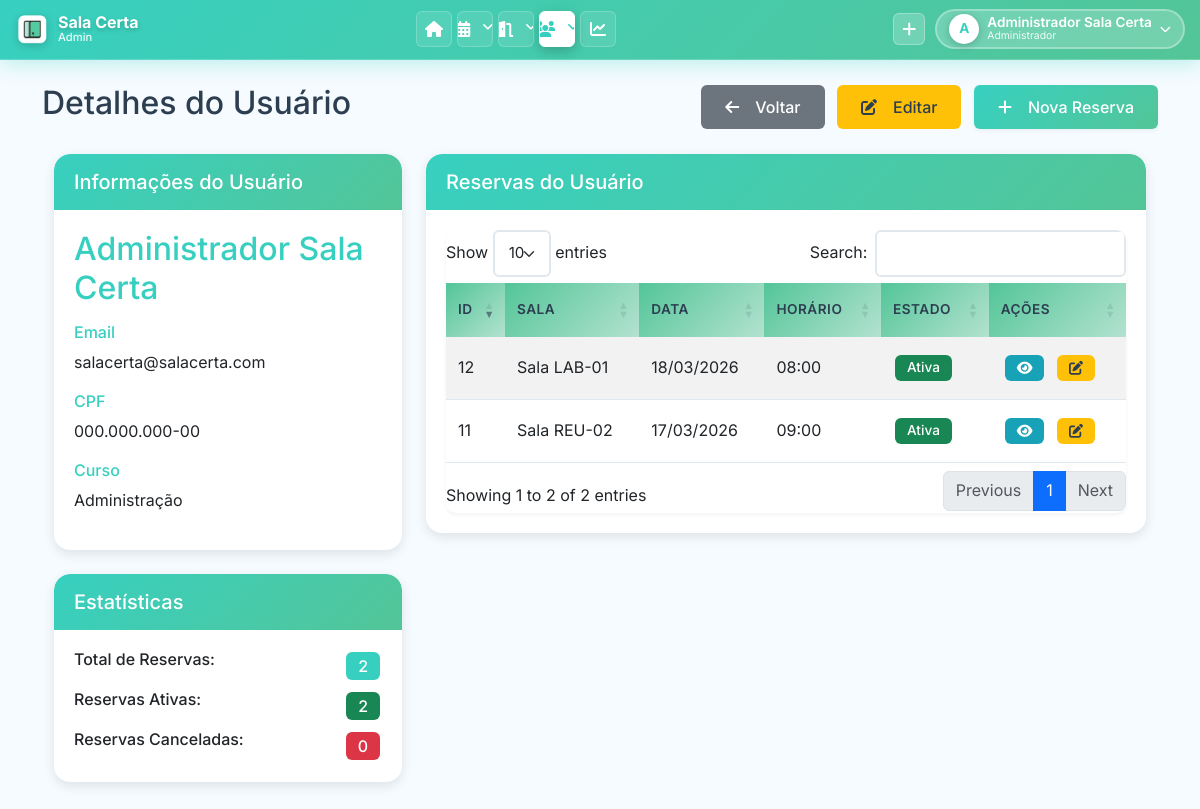
The app's page /pages/ver_usuario.php?id=1 (signed in), older data.
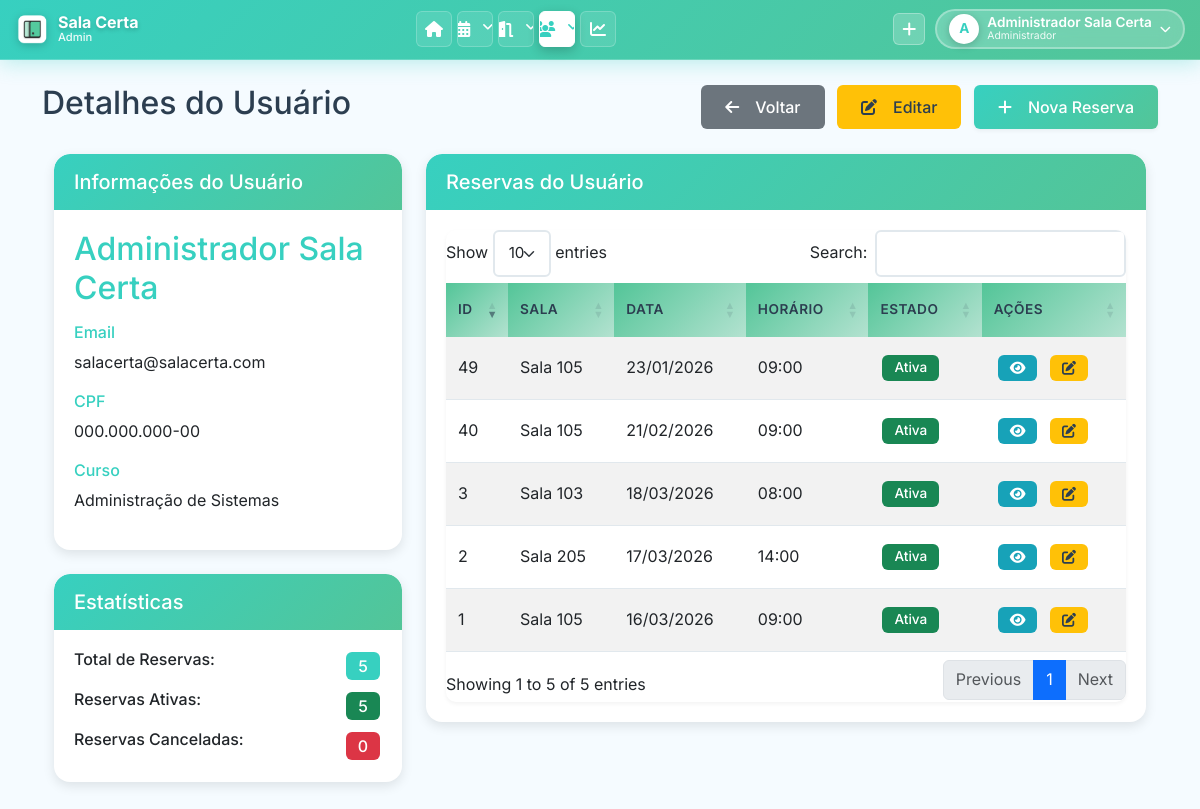
The same page, newer data.
### tables this page shows
CREATE TABLE `USUARIO` (
    `USUARIO_ID` INT(11) NOT NULL AUTO_INCREMENT,
    `USUARIO_NOME` VARCHAR(255) NOT NULL,
    `USUARIO_EMAIL` VARCHAR(255) NOT NULL,
    `USUARIO_SENHA` VARCHAR(255) NOT NULL COMMENT 'Hash bcrypt via password_hash() ou texto puro (legado)',
    `USUARIO_CPF` VARCHAR(14) NOT NULL COMMENT 'Formato: 000.000.000-00 ou apenas números',
    `USUARIO_CURSO` VARCHAR(255) DEFAULT NULL,
    `TIPO_USUARIO` ENUM('admin', 'comum') NOT NULL DEFAULT 'comum',
    `SETOR` VARCHAR(255) DEFAULT '' COMMENT 'Se preenchido, permite acesso ao painel admin',
    `FOTO_PERFIL` VARCHAR(500) DEFAULT NULL COMMENT 'Caminho relativo: uploads/perfil/user_X_timestamp.png',
    PRIMARY KEY (`USUARIO_ID`),
    UNIQUE KEY `uk_usuario_email` (`USUARIO_EMAIL`),
    UNIQUE KEY `uk_usuario_cpf` (`USUARIO_CPF`)
);

CREATE TABLE `RESERVA_SALA` (
    `RESERVA_ID` INT(11) NOT NULL AUTO_INCREMENT,
    `USUARIO_ID` INT(11) NOT NULL,
    `SALA_ID` INT(11) NOT NULL,
    `DATA_RESERVA` DATE NOT NULL COMMENT 'Data da reserva (YYYY-MM-DD)',
    `HORA_INICIO` TIME NOT NULL COMMENT 'Horário de início (HH:MM:SS)',
    `TEMPO_RESERVA` TIME NOT NULL COMMENT 'Duração da reserva (ex: 01:30:00)',
    `ESTADO` ENUM('Ativa', 'Cancelada', 'Pendente', 'Reservado') NOT NULL DEFAULT 'Ativa',
    PRIMARY KEY (`RESERVA_ID`),
    KEY `idx_reserva_usuario` (`USUARIO_ID`),
    KEY `idx_reserva_sala` (`SALA_ID`),
    KEY `idx_reserva_data` (`DATA_RESERVA`),
    KEY `idx_reserva_estado` (`ESTADO`),
    KEY `idx_reserva_sala_data_estado` (`SALA_ID`, `DATA_RESERVA`, `ESTADO`) COMMENT 'Índice composto para verificação de conflitos',
    CONSTRAINT `fk_reserva_usuario` FOREIGN KEY (`USUARIO_ID`) REFERENCES `USUARIO` (`USUARIO_ID`) ON DELETE RESTRICT ON UPDATE CASCADE,
    CONSTRAINT `fk_reserva_sala` FOREIGN KEY (`SALA_ID`) REFERENCES `SALA` (`SALA_ID`) ON DELETE RESTRICT ON UPDATE CASCADE
);

CREATE TABLE `SALA` (
    `SALA_ID` INT(11) NOT NULL AUTO_INCREMENT,
    `NUM_SALA` VARCHAR(50) NOT NULL COMMENT 'Número/código da sala (ex: 101, T01, LAB-01)',
    `QTD_PESSOAS` INT(11) NOT NULL DEFAULT 0 COMMENT 'Capacidade máxima de pessoas',
    `DESCRICAO` TEXT DEFAULT NULL COMMENT 'Descrição da sala e recursos disponíveis',
    `TIPO_SALA` VARCHAR(100) DEFAULT '' COMMENT 'Tipo: Sala de Aula, Laboratório, Auditório, Sala de Reunião, Biblioteca',
    `SETOR_RESPONSAVEL` VARCHAR(255) DEFAULT '' COMMENT 'Setor responsável pela sala',
    PRIMARY KEY (`SALA_ID`),
    UNIQUE KEY `uk_num_sala` (`NUM_SALA`)
);

### classes/Usuario.php (called while the page is built, shortened)
<?php
class Usuario {
    public static function buscarPorId($id) {
        $conn = Conexao::getConn();
        $sql = "SELECT * FROM USUARIO WHERE USUARIO_ID = :id";
        $stmt = $conn->prepare($sql);
        $stmt->bindValue(':id', $id);
        $stmt->execute();
        return $stmt->fetch();
    }
}

### classes/Reserva.php (called while the page is built, shortened)
<?php
class Reserva {
    public static function listarPorUsuario($usuarioId) {
        $conn = Conexao::getConn();
        $sql = "SELECT r.*, s.NUM_SALA
                FROM RESERVA_SALA r
                JOIN SALA s ON r.SALA_ID = s.SALA_ID
                WHERE r.USUARIO_ID = :usuarioId
                ORDER BY r.DATA_RESERVA DESC, r.HORA_INICIO DESC";
        $stmt = $conn->prepare($sql);
        $stmt->bindValue(':usuarioId', $usuarioId);
        $stmt->execute();
        return $stmt->fetchAll();
    }
}

### pages/ver_usuario.php (the view, shortened to what the changed rows need)
<?php
require_once '../classes/Usuario.php';
require_once '../classes/Reserva.php';
$id = $_GET['id'];
$usuario = Usuario::buscarPorId($id);
$reservas = Reserva::listarPorUsuario($id);
$reservas_ativas = 0;
$reservas_canceladas = 0;
foreach ($reservas as $reserva) {
    if ($reserva['ESTADO'] == 'Ativa') {
        $reservas_ativas++;
    } else {
        $reservas_canceladas++;
    }
}
include '../includes/header.php';
?>
<div class="row">
    <div class="col-md-12">
        <div class="d-flex justify-content-between align-items-center mb-4">
            <h2>Detalhes do Usuário</h2>
        </div>
        <div class="row">
            <div class="col-md-4">
                <div class="card">
                    <div class="card-body">
                        <h2 class="mb-3 text-primary"><?php echo $usuario['USUARIO_NOME']; ?></h2>
                        <div class="mb-3">
                            <h6 class="text-primary">Email</h6>
                            <p><?php echo $usuario['USUARIO_EMAIL']; ?></p>
                        </div>
                        <div class="mb-3">
                            <h6 class="text-primary">CPF</h6>
                            <p><?php echo $usuario['USUARIO_CPF']; ?></p>
                        </div>
                        <div class="mb-3">
                            <h6 class="text-primary">Curso</h6>
                            <p><?php echo $usuario['USUARIO_CURSO']; ?></p>
                        </div>
                    </div>
                </div>
                <div class="card mt-4">
                    <div class="card-body">
                        <div class="d-flex justify-content-between mb-2">
                            <h6>Total de Reservas:</h6>
                            <span class="badge bg-primary fs-6"><?php echo count($reservas); ?></span>
                        </div>
                        <div class="d-flex justify-content-between mb-2">
                            <h6>Reservas Ativas:</h6>
                            <span class="badge bg-success fs-6"><?php echo $reservas_ativas; ?></span>
                        </div>
                    </div>
                </div>
            </div>
            <div class="col-md-8">
                <div class="card">
                    <div class="card-body">
                        <?php if (count($reservas) > 0): ?>
                        <div class="table-responsive">
                            <table class="table table-striped table-hover datatable">
                                <thead>
                                    <tr>
                                        <th>ID</th>
                                        <th>Sala</th>
                                        <th>Data</th>
                                        <th>Horário</th>
                                        <th>Estado</th>
                                        <th>Ações</th>
                                    </tr>
                                </thead>
                                <tbody>
                                    <?php foreach ($reservas as $reserva): ?>
                                    <tr>
                                        <td><?php echo $reserva['RESERVA_ID']; ?></td>
                                        <td>Sala <?php echo $reserva['NUM_SALA']; ?></td>
                                        <td><?php echo date('d/m/Y', strtotime($reserva['DATA_RESERVA'])); ?></td>
                                        <td><?php echo date('H:i', strtotime($reserva['HORA_INICIO'])); ?></td>
                                        <td>
                                            <span class="badge bg-<?php echo $reserva['ESTADO'] == 'Ativa' ? 'success' : 'danger'; ?>">
                                                <?php echo $reserva['ESTADO']; ?>
                                            </span>
                                        </td>
                                        <td>
                                            <a href="ver_reserva.php?id=<?php echo $reserva['RESERVA_ID']; ?>" class="btn btn-sm btn-info" data-bs-toggle="tooltip" title="Ver detalhes">
                                                <i class="fas fa-eye"></i>
                                            </a>
                                            <?php if ($reserva['ESTADO'] == 'Ativa'): ?>
                                            <a href="editar_reserva.php?id=<?php echo $reserva['RESERVA_ID']; ?>" class="btn btn-sm btn-warning" data-bs-toggle="tooltip" title="Editar">
                                                <i class="fas fa-edit"></i>
                                            </a>
                                            <?php endif; ?>
                                        </td>
                                    </tr>
                                    <?php endforeach; ?>
                                </tbody>
                            </table>
                        </div>
                        <?php else: ?>
                        <div class="alert alert-info">
                            <i class="fas fa-info-circle me-2"></i>Este usuário não possui reservas.
                        </div>
                        <?php endif; ?>
                    </div>
                </div>
            </div>
        </div>
    </div>
</div>
<?php include '../includes/footer.php'; ?>

Row changes from the older to the newer data that the page shows:
no longer on this page (row edited): reserva_sala: RESERVA_ID "12", SALA_ID.NUM_SALA "LAB-01", DATA_RESERVA "18/03/2026", HORA_INICIO "08:00", ESTADO "Ativa"
no longer on this page (row edited): reserva_sala: RESERVA_ID "11", SALA_ID.NUM_SALA "REU-02", DATA_RESERVA "17/03/2026", HORA_INICIO "09:00", ESTADO "Ativa"
changed usuario "Administrador Sala Certa": USUARIO_CURSO "Administração" → "Administração de Sistemas"
now on this page (row edited): reserva_sala: RESERVA_ID "3", SALA_ID.NUM_SALA "103", DATA_RESERVA "18/03/2026", HORA_INICIO "08:00", ESTADO "Ativa"
now on this page (row edited): reserva_sala: RESERVA_ID "2", SALA_ID.NUM_SALA "205", DATA_RESERVA "17/03/2026", HORA_INICIO "14:00", ESTADO "Ativa"
now on this page (row edited): reserva_sala: RESERVA_ID "1", SALA_ID.NUM_SALA "105", DATA_RESERVA "16/03/2026", HORA_INICIO "09:00", ESTADO "Ativa"
added reserva_sala: RESERVA_ID "40", SALA_ID.NUM_SALA "105", DATA_RESERVA "21/02/2026", HORA_INICIO "09:00", ESTADO "Ativa"
added reserva_sala: RESERVA_ID "49", SALA_ID.NUM_SALA "105", DATA_RESERVA "23/01/2026", HORA_INICIO "09:00", ESTADO "Ativa"
Text that changed along with them:
count($reservas): "2" → "5"
$reservas_ativas: "2" → "5"
text written by a page script: "Show entries Search: Showing 1 to 2 of 2 entries Previous 1 Next" → "Show entries Search: Showing 1 to 5 of 5 entries Previous 1 Next"
